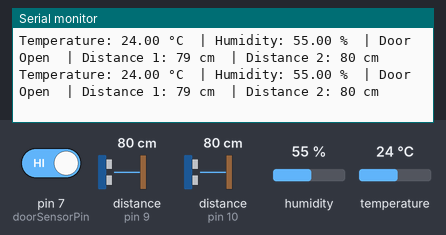
The sketch below on a simulated Arduino Uno, built with avr-gcc and run on an emulated ATmega328P. Shown: the last lines printed to the serial monitor. Wiring (inferred from the names in the program): 2 × ultrasonic range finder: trigger pin 8, echo pin 9 / trigger pin 11, echo pin 10. The test bench sets the inputs (shaded band); at power-on: pin 7 (doorSensorPin) HIGH, distance to the obstacle (sensors on pin 9, pin 10) 80 cm, humidity 55 %, temperature 24 °C. The echo pulse lasts 58.3 µs per cm.

Above: at 1.8 s.
1.9 s: pin 7 (doorSensorPin) driven LOW
At 2.5 s:
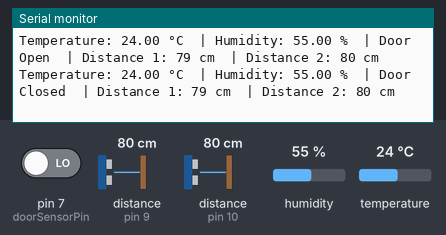
4.6 s: distance to the obstacle (sensor on pin 9) set to 2 cm
At 5.9 s:
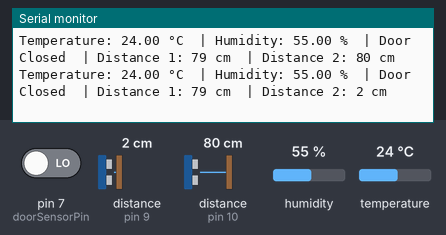
6.1 s: distance to the obstacle (sensor on pin 10) set to 2 cm
At 7.5 s:
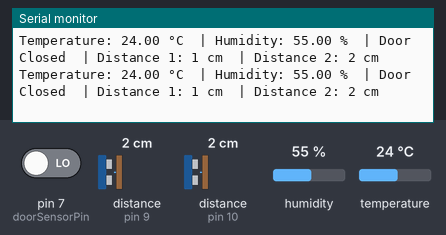
7.6 s: distance to the obstacle (sensor on pin 9) set to 60 cm
At 9.3 s:
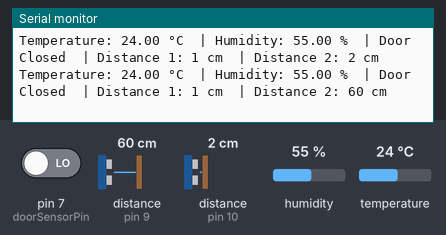
13.8 s: distance to the obstacle (sensor on pin 9) set to 4 cm
At 13.8 s:
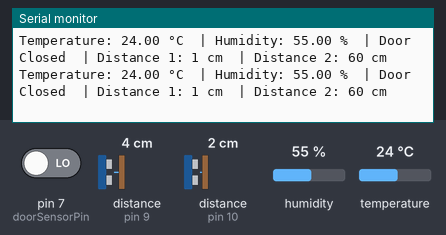
20.0 s: humidity set to 22 %
At 20.4 s:
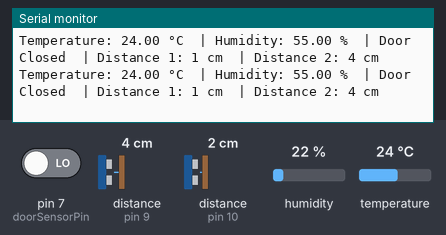
Timing chart, 0 to 22.5 s (numbered marks = the images above; inputs shaded):
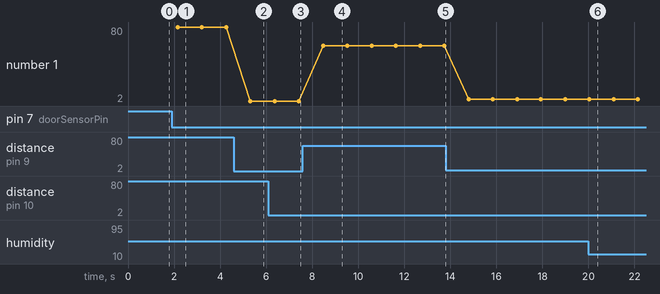

Measured:
- after the input at 1.9 s, the serial monitor: prints a new line after 0.25 s (image 1)
- after the input at 4.6 s, the serial monitor: prints a new line after 0.72 s (image 2)
- after the input at 6.1 s, the serial monitor: prints a new line after 0.28 s (image 3)
- after the input at 7.6 s, the serial monitor: prints a new line after 0.88 s (image 4)
- plotted number 1: 2 → 60 after the input at 7.6 s, 60 → 4 after the input at 13.8 s

The sketch:

sensor_test.ino
```cpp
#include <DHT.h>
// Set your respective pins here
const int dhtPin = 3;        // Pin connected to the DHT11 data pin
const int trigPin1 = 11;      // Pin connected to ultrasonic sensor 1 TRIG
const int echoPin1 = 10;     // Pin connected to ultrasonic sensor 1 ECHO
const int trigPin2 = 8;      // Pin connected to ultrasonic sensor 2 TRIG
const int echoPin2 = 9;      // Pin connected to ultrasonic sensor 2 ECHO
const int doorSensorPin = 7; // Pin connected to the reed switch (door sensor)

DHT dht(dhtPin, DHT11);      // Initialize DHT11 sensor

long duration1, duration2;
int distance1, distance2;
int doorState = 0;   // Variable to store door state (0 = open, 1 = closed)

void setup() {
  Serial.begin(9600);         // Start serial communication
  dht.begin();                // Initialize the DHT sensor
  pinMode(trigPin1, OUTPUT);  // Set TRIG pins as OUTPUT
  pinMode(echoPin1, INPUT);   // Set ECHO pins as INPUT
  pinMode(trigPin2, OUTPUT);
  pinMode(echoPin2, INPUT);
  pinMode(doorSensorPin, INPUT_PULLUP); // Enable internal pull-up resistor for reed switch
}

void loop() {
  // --- Read Temperature and Humidity from DHT11 ---
  float humidity = dht.readHumidity();
  float temperature = dht.readTemperature(); // Temperature in Celsius

  // Check if reading failed and try again
  if (isnan(humidity) || isnan(temperature)) {
    Serial.println("Failed to read from DHT sensor!");
    return;
  }

  // --- Read Distance from Ultrasonic Sensor 1 ---
  digitalWrite(trigPin1, LOW);
  delayMicroseconds(2);  // Wait for 2 microseconds
  digitalWrite(trigPin1, HIGH);
  delayMicroseconds(10); // Send 10 microseconds pulse
  digitalWrite(trigPin1, LOW);

  duration1 = pulseIn(echoPin1, HIGH);  // Read the pulse duration from ECHO pin
  distance1 = duration1 * 0.0344 / 2;   // Calculate the distance (in cm)

  // --- Read Distance from Ultrasonic Sensor 2 ---
  digitalWrite(trigPin2, LOW);
  delayMicroseconds(2);  // Wait for 2 microseconds
  digitalWrite(trigPin2, HIGH);
  delayMicroseconds(10); // Send 10 microseconds pulse
  digitalWrite(trigPin2, LOW);

  duration2 = pulseIn(echoPin2, HIGH);  // Read the pulse duration from ECHO pin
  distance2 = duration2 * 0.0344 / 2;   // Calculate the distance (in cm)

  // --- Read Door Sensor (Reed Switch) ---
  doorState = digitalRead(doorSensorPin);  // Read the state of the door sensor

  // Print results to Serial Monitor
  Serial.print("Temperature: ");
  Serial.print(temperature);
  Serial.print(" °C  | Humidity: ");
  Serial.print(humidity);
  Serial.print(" %  | ");

  if (doorState == LOW) {
    Serial.print("Door Closed  | ");
  } else {
    Serial.print("Door Open  | ");
  }

  Serial.print("Distance 1: ");
  Serial.print(distance1);
  Serial.print(" cm  | Distance 2: ");
  Serial.print(distance2);
  Serial.println(" cm");

  delay(1000);  // Delay before the next reading
}
```
